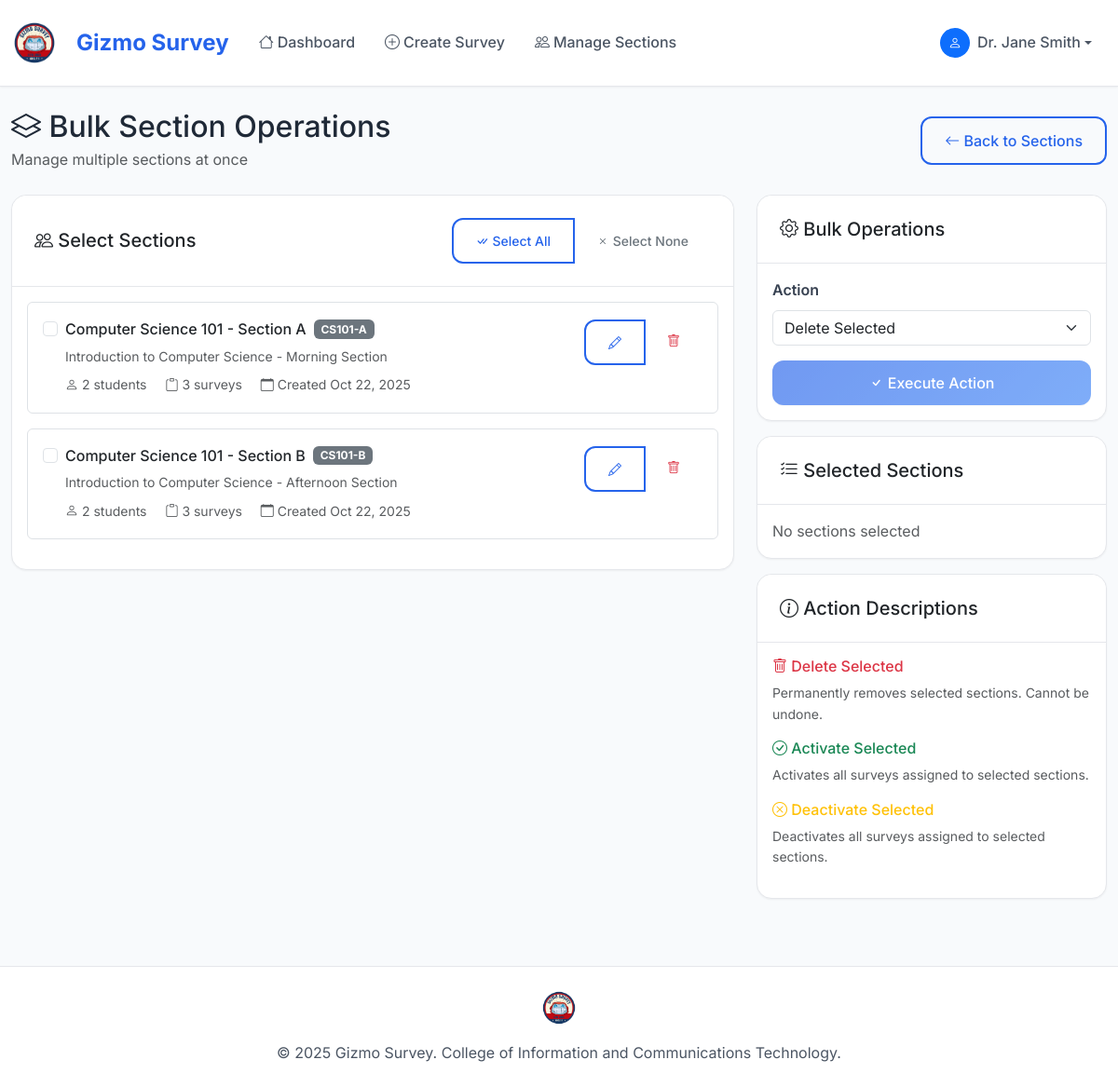
Page /teacher/sections/bulk/ (signed in) on the committed database.
### myapp/models.py (models this page shows, shortened)
class Section(models.Model):
    name = models.CharField(max_length=100)
    code = models.CharField(max_length=20, unique=True)
    description = models.TextField(blank=True)
    created_at = models.DateTimeField(auto_now_add=True)

### myapp/views.py (the view)
# urls.py: path('teacher/sections/bulk/', views.section_bulk_operations, name='section_bulk_operations'),
@login_required
def section_bulk_operations(request):
    profile = UserProfile.objects.get(user=request.user)
    if profile.role != 'teacher':
        messages.error(request, 'Access denied. Teacher access required.')
        return redirect('home')
    if request.method == 'POST':
        form = SectionBulkForm(request.POST)
        if form.is_valid():
            action = form.cleaned_data['action']
            section_ids = form.cleaned_data['section_ids'].split(',')
            sections = Section.objects.filter(id__in=section_ids)
            if action == 'delete':
                count = sections.count()
                sections.delete()
                messages.success(request, f'{count} sections deleted successfully!')
            elif action == 'activate':
                surveys = Survey.objects.filter(sections__in=sections)
                surveys.update(is_active=True)
                messages.success(request, f'Surveys assigned to selected sections activated!')
            elif action == 'deactivate':
                surveys = Survey.objects.filter(sections__in=sections)
                surveys.update(is_active=False)
                messages.success(request, f'Surveys assigned to selected sections deactivated!')
            return redirect('manage_sections')
    else:
        form = SectionBulkForm()
    sections = Section.objects.annotate(
        student_count=models.Count('userprofile', filter=models.Q(userprofile__role='student'))
    ).order_by('name')
    context = {
        'sections': sections,
        'form': form,
        'profile': profile,
    }
    return render(request, 'myapp/section_bulk_operations.html', context)

### myapp/templates/myapp/section_bulk_operations.html (shortened to what this page needs)
{% extends 'myapp/base.html' %}
{% block content %}
<div class="container-fluid py-4">
    <div class="row">
        <div class="col-12">
            <div class="d-flex justify-content-between align-items-center mb-4">
                <div>
                    <h2 class="mb-1">
                        <i class="bi bi-layers"></i> Bulk Section Operations
                    </h2>
                    <p class="text-muted mb-0">
                        Manage multiple sections at once
                    </p>
                </div>
                <div class="d-flex gap-2">
                    <a href="{% url 'manage_sections' %}" class="btn btn-outline-primary">
                        <i class="bi bi-arrow-left"></i> Back to Sections
                    </a>
                </div>
            </div>
        </div>
    </div>
    <div class="row">
        <div class="col-lg-8">
            <div class="card">
                <div class="card-header d-flex justify-content-between align-items-center">
                    <h5 class="mb-0">
                        <i class="bi bi-people"></i> Select Sections
                    </h5>
                    <div class="btn-group" role="group">
                        <button type="button" class="btn btn-outline-primary btn-sm" onclick="selectAll()">
                            <i class="bi bi-check-all"></i> Select All
                        </button>
                        <button type="button" class="btn btn-outline-secondary btn-sm" onclick="selectNone()">
                            <i class="bi bi-x"></i> Select None
                        </button>
                    </div>
                </div>
                <div class="card-body">
                    {% if sections %}
                        <div class="sections-list" id="sectionsList">
                            {% for section in sections %}
                                <div class="section-item mb-3 p-3 border rounded" data-section-id="{{ section.id }}">
                                    <div class="form-check">
                                        <input class="form-check-input section-checkbox" type="checkbox"
                                               value="{{ section.id }}" id="section_{{ section.id }}">
                                        <label class="form-check-label w-100" for="section_{{ section.id }}">
                                            <div class="d-flex justify-content-between align-items-start">
                                                <div class="flex-grow-1">
                                                    <div class="d-flex align-items-center mb-2">
                                                        <h6 class="mb-0">{{ section.name }}</h6>
                                                        <span class="badge bg-secondary ms-2">{{ section.code }}</span>
                                                    </div>
                                                    {% if section.description %}
                                                        <p class="text-muted small mb-2">{{ section.description }}</p>
                                                    {% endif %}
                                                    <div class="small text-muted">
                                                        <span class="me-3">
                                                            <i class="bi bi-person"></i>
                                                            {{ section.student_count }} students
                                                        </span>
                                                        <span class="me-3">
                                                            <i class="bi bi-clipboard"></i>
                                                            {{ section.surveys.count }} surveys
                                                        </span>
                                                        <span>
                                                            <i class="bi bi-calendar"></i>
                                                            Created {{ section.created_at|date:"M d, Y" }}
                                                        </span>
                                                    </div>
                                                </div>
                                                <div class="btn-group" role="group">
                                                    <a href="{% url 'edit_section' section.id %}" class="btn btn-outline-primary btn-sm">
                                                        <i class="bi bi-pencil"></i>
                                                    </a>
                                                    <a href="{% url 'delete_section' section.id %}"
                                                       class="btn btn-outline-danger btn-sm"
                                                       onclick="return confirm('Are you sure you want to delete this section?')">
                                                        <i class="bi bi-trash"></i>
                                                    </a>
                                                </div>
                                            </div>
                                        </label>
                                    </div>
                                </div>
                            {% endfor %}
                        </div>
                    {% endif %}
                </div>
            </div>
        </div>
        <div class="col-lg-4">
            <div class="card">
                <div class="card-header">
                    <h5 class="mb-0">
                        <i class="bi bi-gear"></i> Bulk Operations
                    </h5>
                </div>
                <div class="card-body">
                    <form method="post" id="bulkForm">
                        <div class="mb-3">
                            <label for="{{ form.action.id_for_label }}" class="form-label">Action</label>
                            {{ form.action }}
                        </div>
                        <div class="d-grid">
                            <button type="submit" class="btn btn-primary" id="submitBtn" disabled>
                                <i class="bi bi-check"></i> Execute Action
                            </button>
                        </div>
                    </form>
                </div>
            </div>
            <div class="card mt-3">
                <div class="card-header">
                    <h5 class="mb-0">
                        <i class="bi bi-list-check"></i> Selected Sections
                    </h5>
                </div>
                <div class="card-body">
                    <div id="selectedSummary">
                        <p class="text-muted mb-0">No sections selected</p>
                    </div>
                </div>
            </div>
            <div class="card mt-3">
                <div class="card-header">
                    <h5 class="mb-0">
                        <i class="bi bi-info-circle"></i> Action Descriptions
                    </h5>
                </div>
                <div class="card-body">
                    <div class="action-descriptions">
                        <div class="mb-3">
                            <h6 class="text-danger">
                                <i class="bi bi-trash"></i> Delete Selected
                            </h6>
                            <p class="small text-muted mb-0">
                                Permanently removes selected sections. Cannot be undone.
                            </p>
                        </div>
                        <div class="mb-3">
                            <h6 class="text-success">
                                <i class="bi bi-check-circle"></i> Activate Selected
                            </h6>
                            <p class="small text-muted mb-0">
                                Activates all surveys assigned to selected sections.
                            </p>
                        </div>
                        <div class="mb-3">
                            <h6 class="text-warning">
                                <i class="bi bi-x-circle"></i> Deactivate Selected
                            </h6>
                            <p class="small text-muted mb-0">
                                Deactivates all surveys assigned to selected sections.
                            </p>
                        </div>
                    </div>
                </div>
            </div>
        </div>
    </div>
</div>
{% endblock %}

### myapp/templates/myapp/base.html (shortened to what this page needs)
<!DOCTYPE html>
<html lang="en">
<head>
    <link href="https://cdn.jsdelivr.net/npm/bootstrap@5.3.0/dist/css/bootstrap.min.css" rel="stylesheet">
    <link href="https://cdn.jsdelivr.net/npm/bootstrap-icons@1.10.0/font/bootstrap-icons.css" rel="stylesheet">
</head>
<body>
    <nav class="navbar navbar-expand-lg navbar-light">
        <div class="container-fluid">
            <a class="navbar-brand d-flex align-items-center" href="{% url 'home' %}">
                {% load static %}
                <img src="{% static 'myapp/images/logo_survey.png' %}" alt="Gizmo Survey Logo" class="navbar-logo">
                <span class="brand-text">Gizmo Survey</span>
            </a>
            {% if user.is_authenticated %}
            <div class="collapse navbar-collapse" id="navbarNav">
                <ul class="navbar-nav me-auto">
                    {% if user.userprofile.role == 'student' %}
                        <li class="nav-item">
                            <a class="nav-link" href="{% url 'student_dashboard' %}">
                                <i class="bi bi-house me-1"></i>Dashboard
                            </a>
                        </li>
                        <li class="nav-item">
                            <a class="nav-link" href="{% url 'student_history' %}">
                                <i class="bi bi-clock-history me-1"></i>My Responses
                            </a>
                        </li>
                    {% elif user.userprofile.role == 'teacher' %}
                        <li class="nav-item">
                            <a class="nav-link" href="{% url 'teacher_dashboard' %}">
                                <i class="bi bi-house me-1"></i>Dashboard
                            </a>
                        </li>
                        <li class="nav-item">
                            <a class="nav-link" href="{% url 'create_survey' %}">
                                <i class="bi bi-plus-circle me-1"></i>Create Survey
                            </a>
                        </li>
                        <li class="nav-item">
                            <a class="nav-link" href="{% url 'manage_sections' %}">
                                <i class="bi bi-people me-1"></i>Manage Sections
                            </a>
                        </li>
                    {% endif %}
                </ul>
                <ul class="navbar-nav">
                    <li class="nav-item dropdown">
                        <a class="nav-link dropdown-toggle d-flex align-items-center" href="#" role="button" data-bs-toggle="dropdown">
                            <div class="bg-primary rounded-circle d-flex align-items-center justify-content-center me-2" style="width: 32px; height: 32px;">
                                <i class="bi bi-person text-white" style="font-size: 0.875rem;"></i>
                            </div>
                            <span class="fw-medium">{{ user.get_full_name|default:user.username }}</span>
                        </a>
                    </li>
                </ul>
            </div>
            {% endif %}
        </div>
    </nav>
    <main class="main-content">
        {% block content %}{% endblock %}
    </main>
    <footer class="footer text-center py-4 mt-5">
        <div class="container">
            {% load static %}
            <img src="{% static 'myapp/images/logo_survey.png' %}" alt="Gizmo Survey Logo" class="footer-logo">
            <p class="mb-0">&copy; 2025 Gizmo Survey. College of Information and Communications Technology.</p>
        </div>
    </footer>
</body>
</html>

### rows in the picture
Section: name "Computer Science 101 - Section A", code "CS101-A", description "Introduction to Computer Science - Morning Section", student_count "2", surveys.count "3", created_at "Oct 22, 2025"
Section: name "Computer Science 101 - Section B", code "CS101-B", description "Introduction to Computer Science - Afternoon Section", student_count "2", surveys.count "3", created_at "Oct 22, 2025"

### other values in the picture
{{ user.get_full_name|default:user.username }} "Dr. Jane Smith"
